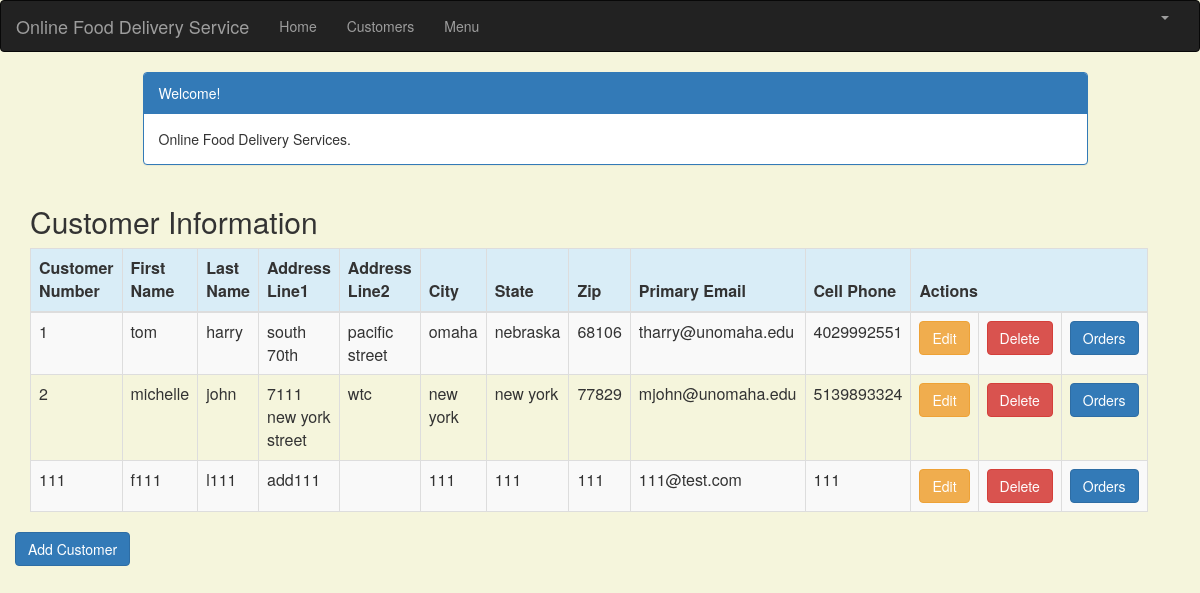
/customer_list (signed in), run on the app's committed database.
### users/models.py (models this page shows, shortened)
class Customer(models.Model):
    customer_number = models.IntegerField(blank=False, null=False)
    customer_fname = models.CharField(blank=False, max_length=50)
    customer_lname = models.CharField(max_length=50)
    customer_address_line1 = models.CharField(blank=False, max_length=200)
    customer_address_line2 = models.CharField(blank=True, max_length=200)
    customer_city = models.CharField(blank=False, max_length=50)
    customer_state = models.CharField(blank=False, max_length=50)
    customer_zipcode = models.CharField(blank=False, max_length=10)
    customer_email = models.EmailField(max_length=200)
    customer_cellphone = models.CharField(blank=False, max_length=50)
    created_date = models.DateTimeField(
        default=timezone.now)
    updated_date = models.DateTimeField(auto_now_add=True)

### users/views.py (the view)
# urls.py: path('customer_list', views.customer_list, name='customer_list'),
@login_required
def customer_list(request):
    customer = Customer.objects.filter(created_date__lte=timezone.now())
    return render(request, 'users/customer_list.html',
                  {'customers': customer})

### users/templates/users/customer_list.html (shortened to what this page needs)
{% extends 'users/base.html' %}
{% block content %}
    <html>
    <head>
        <link rel="stylesheet" href="https://maxcdn.bootstrapcdn.com/bootstrap/3.3.4/css/bootstrap.min.css">
    </head>
    <body>
    <div class="container">
        <div class="row">
            <div class="col-md-10 col-md-offset-1">
                <div class="panel panel-primary">
                    <div class="panel-heading">Welcome!</div>
                    <div class="panel-body">
                        Online Food Delivery Services.
                    </div>
                    </div>
            </div>
        </div>
    </div>
    <div class="row">
        <h2 style="padding-left: 15Px">Customer Information</h2>
    </div>
    <div>
        <table class="table table-striped table-bordered table-hover">
            <thead>
            <tr class="bg-info">
                <th>Customer Number</th>
                <th>First Name</th>
                <th>Last Name</th>
                <th>Address Line1</th>
                <th>Address Line2</th>
                <th>City</th>
                <th>State</th>
                <th>Zip</th>
                <th>Primary Email</th>
                <th>Cell Phone</th>
                <th colspan="3">Actions</th>
            </tr>
            </thead>
            <tbody>
            {% for customer in customers %}
                <tr>
                    <td>{{ customer.customer_number }}</td>
                    <td>{{ customer.customer_fname }}</td>
                    <td>{{ customer.customer_lname }}</td>
                    <td>{{ customer.customer_address_line1 }}</td>
                    <td>{{ customer.customer_address_line2 }}</td>
                    <td>{{ customer.customer_city }}</td>
                    <td>{{ customer.customer_state }}</td>
                    <td>{{ customer.customer_zipcode }}</td>
                    <td>{{ customer.customer_email }}</td>
                    <td>{{ customer.customer_cellphone }}</td>
                    <td><a href="{% url 'users:customer_edit' pk=customer.pk %}" class="btn btn-warning">Edit</a>
                    <td><a href="{% url 'users:customer_delete' pk=customer.pk %}"
                           onclick="return confirm('Are you sure you want to delete?')"
                           class="btn btn-danger">Delete</a>
                    </td>
                    <td><a href="{% url 'users:order_list' pk=customer.pk %}"
                           class="btn btn-primary">Orders</a>
                </tr>
            {% endfor %}
            </tbody>
        </table>
        <div class="row">
         <a href="{% url 'users:customer_add' %}" class="row"><span
                    class="btn btn-primary">Add Customer</span></a>
     </div>
    </div>
    </body>
    </html>
{% endblock %}

### users/templates/users/base.html (shortened to what this page needs)
{% load staticfiles %}
<html lang="en">
<head>
    <link rel="stylesheet" href="https://maxcdn.bootstrapcdn.com/bootstrap/3.3.7/css/bootstrap.min.css">
</head>
<body id="app-layout">
<nav class="navbar navbar-inverse">
    <div class="container-fluid">
        <div class="navbar-header">
            <a class="navbar-brand" href="/">
                Online Food Delivery Service
            </a>
        </div>
        <div class="collapse navbar-collapse" id="myNavbar">
            <ul class="nav navbar-nav">
                <li><a href="{% url 'users:home' %}">Home</a></li>
                <li><a href="{% url 'users:customer_list' %}">Customers</a></li>
                <li><a href="{% url 'users:item_list'%}">Menu</a></li>
            </ul>
            <ul class="nav navbar-nav navbar-right">
                {% if user.is_authenticated %}
                <li class="dropdown">
                    <a href="#" class="dropdown-toggle" data-toggle="dropdown" role="button" aria-expanded="false">
                        <span class="caret"></span>
                    </a>
                </li>
                {% else %}
                <li><a href="{% url 'login' %}"><span class="glyphicon glyphicon-log-in"></span> Login</a></li>
                {% endif %}
            </ul>
        </div>
    </div>
</nav>
<div class="content container">
    <div class="row">
        <div class="col-md-8">
            {% block content %}{% endblock %}
        </div>
    </div>
</body>
</html>

### users/templates/users/base.html (style rules this page uses)
.navbar { margin-bottom: 0; border-radius: 0; }

### users/templates/users/customer_list.html (style rules this page uses)
body { background-color: beige; }

### data on the page
Customer: customer_number "1", customer_fname "tom", customer_lname "harry", customer_address_line1 "south 70th", customer_address_line2 "pacific street", customer_city "omaha", customer_state "nebraska", customer_zipcode "68106", customer_email "tharry@unomaha.edu", customer_cellphone "4029992551"
Customer: customer_number "2", customer_fname "michelle", customer_lname "john", customer_address_line1 "7111 new york street", customer_address_line2 "wtc", customer_city "new york", customer_state "new york", customer_zipcode "77829", customer_email "mjohn@unomaha.edu", customer_cellphone "5139893324"
Customer: customer_number "111", customer_fname "f111", customer_lname "l111", customer_address_line1 "add111", customer_city "111", customer_state "111", customer_zipcode "111", customer_email "111@test.com", customer_cellphone "111"
